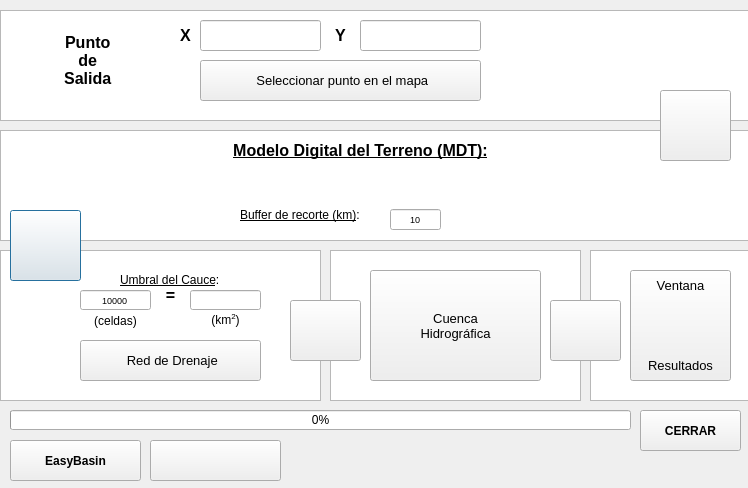
<?xml version="1.0" encoding="UTF-8"?>
<ui version="4.0">
 <class>BaseDialog</class>
 <widget class="QDialog" name="BaseDialog">
  <property name="geometry">
   <rect>
    <x>0</x>
    <y>0</y>
    <width>748</width>
    <height>488</height>
   </rect>
  </property>
  <property name="focusPolicy">
   <enum>Qt::NoFocus</enum>
  </property>
  <property name="contextMenuPolicy">
   <enum>Qt::DefaultContextMenu</enum>
  </property>
  <property name="windowTitle">
   <string>EasyBasin</string>
  </property>
  <property name="windowIcon">
   <iconset resource="resources.qrc">
    <normaloff>:/imgBase/icon.png</normaloff>:/imgBase/icon.png</iconset>
  </property>
  <property name="styleSheet">
   <string notr="true"/>
  </property>
  <widget class="QPushButton" name="pushButtonAvance2">
   <property name="geometry">
    <rect>
     <x>10</x>
     <y>210</y>
     <width>71</width>
     <height>71</height>
    </rect>
   </property>
   <property name="font">
    <font>
     <weight>50</weight>
     <bold>false</bold>
    </font>
   </property>
   <property name="icon">
    <iconset resource="resources.qrc">
     <normaloff>:/imgBase/images/avance.png</normaloff>:/imgBase/images/avance.png</iconset>
   </property>
   <property name="iconSize">
    <size>
     <width>50</width>
     <height>50</height>
    </size>
   </property>
  </widget>
  <widget class="QgsFileWidget" name="inputRaster">
   <property name="geometry">
    <rect>
     <x>180</x>
     <y>170</y>
     <width>381</width>
     <height>31</height>
    </rect>
   </property>
  </widget>
  <widget class="QLabel" name="labelMDT">
   <property name="geometry">
    <rect>
     <x>60</x>
     <y>130</y>
     <width>601</width>
     <height>41</height>
    </rect>
   </property>
   <property name="text">
    <string>&lt;html&gt;&lt;head/&gt;&lt;body&gt;&lt;p align=&quot;center&quot;&gt;&lt;span style=&quot; font-size:12pt; font-weight:600; text-decoration: underline;&quot;&gt;Modelo Digital del Terreno (MDT):&lt;/span&gt;&lt;/p&gt;&lt;/body&gt;&lt;/html&gt;</string>
   </property>
   <property name="textFormat">
    <enum>Qt::RichText</enum>
   </property>
   <property name="scaledContents">
    <bool>true</bool>
   </property>
  </widget>
  <widget class="QLineEdit" name="lineEditX">
   <property name="geometry">
    <rect>
     <x>200</x>
     <y>20</y>
     <width>121</width>
     <height>31</height>
    </rect>
   </property>
   <property name="alignment">
    <set>Qt::AlignCenter</set>
   </property>
  </widget>
  <widget class="QLineEdit" name="lineEditY">
   <property name="geometry">
    <rect>
     <x>360</x>
     <y>20</y>
     <width>121</width>
     <height>31</height>
    </rect>
   </property>
   <property name="alignment">
    <set>Qt::AlignCenter</set>
   </property>
  </widget>
  <widget class="QLabel" name="labelX">
   <property name="geometry">
    <rect>
     <x>170</x>
     <y>20</y>
     <width>31</width>
     <height>31</height>
    </rect>
   </property>
   <property name="text">
    <string>&lt;html&gt;&lt;head/&gt;&lt;body&gt;&lt;p align=&quot;center&quot;&gt;&lt;span style=&quot; font-size:12pt; font-weight:600;&quot;&gt;X&lt;/span&gt;&lt;/p&gt;&lt;/body&gt;&lt;/html&gt;</string>
   </property>
  </widget>
  <widget class="QLabel" name="labelY">
   <property name="geometry">
    <rect>
     <x>320</x>
     <y>20</y>
     <width>41</width>
     <height>31</height>
    </rect>
   </property>
   <property name="text">
    <string>&lt;html&gt;&lt;head/&gt;&lt;body&gt;&lt;p align=&quot;center&quot;&gt;&lt;span style=&quot; font-size:12pt; font-weight:600;&quot;&gt;Y&lt;/span&gt;&lt;/p&gt;&lt;/body&gt;&lt;/html&gt;</string>
   </property>
  </widget>
  <widget class="QPushButton" name="pushButtonAvance1">
   <property name="geometry">
    <rect>
     <x>660</x>
     <y>90</y>
     <width>71</width>
     <height>71</height>
    </rect>
   </property>
   <property name="font">
    <font>
     <weight>50</weight>
     <bold>false</bold>
    </font>
   </property>
   <property name="icon">
    <iconset resource="resources.qrc">
     <normaloff>:/imgBase/images/avance.png</normaloff>:/imgBase/images/avance.png</iconset>
   </property>
   <property name="iconSize">
    <size>
     <width>50</width>
     <height>50</height>
    </size>
   </property>
  </widget>
  <widget class="QPushButton" name="pushButtonStreams">
   <property name="geometry">
    <rect>
     <x>80</x>
     <y>340</y>
     <width>181</width>
     <height>41</height>
    </rect>
   </property>
   <property name="font">
    <font>
     <family>MS Shell Dlg 2</family>
     <pointsize>10</pointsize>
     <weight>9</weight>
     <italic>false</italic>
     <bold>false</bold>
    </font>
   </property>
   <property name="styleSheet">
    <string notr="true">font: 75 10pt &quot;MS Shell Dlg 2&quot;;
</string>
   </property>
   <property name="text">
    <string>	Red de Drenaje</string>
   </property>
   <property name="icon">
    <iconset resource="resources.qrc">
     <normaloff>:/imgBase/images/stream.png</normaloff>:/imgBase/images/stream.png</iconset>
   </property>
   <property name="iconSize">
    <size>
     <width>25</width>
     <height>25</height>
    </size>
   </property>
  </widget>
  <widget class="QPushButton" name="pushButtonOutlet">
   <property name="geometry">
    <rect>
     <x>200</x>
     <y>60</y>
     <width>281</width>
     <height>41</height>
    </rect>
   </property>
   <property name="font">
    <font>
     <family>MS Shell Dlg 2</family>
     <pointsize>10</pointsize>
     <weight>9</weight>
     <italic>false</italic>
     <bold>false</bold>
    </font>
   </property>
   <property name="styleSheet">
    <string notr="true">font: 75 10pt &quot;MS Shell Dlg 2&quot;;
</string>
   </property>
   <property name="text">
    <string>	Seleccionar punto en el mapa</string>
   </property>
   <property name="icon">
    <iconset resource="resources.qrc">
     <normaloff>:/imgBase/images/location.png</normaloff>:/imgBase/images/location.png</iconset>
   </property>
   <property name="iconSize">
    <size>
     <width>25</width>
     <height>25</height>
    </size>
   </property>
   <property name="checkable">
    <bool>false</bool>
   </property>
  </widget>
  <widget class="QPushButton" name="pushButtonBasin">
   <property name="geometry">
    <rect>
     <x>370</x>
     <y>270</y>
     <width>171</width>
     <height>111</height>
    </rect>
   </property>
   <property name="font">
    <font>
     <family>MS Shell Dlg 2</family>
     <pointsize>10</pointsize>
     <weight>9</weight>
     <italic>false</italic>
     <bold>false</bold>
    </font>
   </property>
   <property name="styleSheet">
    <string notr="true">font: 75 10pt &quot;MS Shell Dlg 2&quot;;
</string>
   </property>
   <property name="text">
    <string>Cuenca 
Hidrográfica</string>
   </property>
   <property name="icon">
    <iconset resource="resources.qrc">
     <normaloff>:/imgBase/icon.png</normaloff>:/imgBase/icon.png</iconset>
   </property>
   <property name="iconSize">
    <size>
     <width>40</width>
     <height>40</height>
    </size>
   </property>
  </widget>
  <widget class="QPushButton" name="pushButton">
   <property name="geometry">
    <rect>
     <x>640</x>
     <y>410</y>
     <width>101</width>
     <height>41</height>
    </rect>
   </property>
   <property name="font">
    <font>
     <weight>75</weight>
     <bold>true</bold>
    </font>
   </property>
   <property name="text">
    <string>CERRAR</string>
   </property>
   <property name="icon">
    <iconset resource="resources.qrc">
     <normaloff>:/imgBase/images/close.png</normaloff>:/imgBase/images/close.png</iconset>
   </property>
   <property name="iconSize">
    <size>
     <width>25</width>
     <height>25</height>
    </size>
   </property>
  </widget>
  <widget class="QProgressBar" name="progressBar">
   <property name="geometry">
    <rect>
     <x>10</x>
     <y>410</y>
     <width>621</width>
     <height>20</height>
    </rect>
   </property>
   <property name="value">
    <number>0</number>
   </property>
  </widget>
  <widget class="QLineEdit" name="lineEditStreams_cells">
   <property name="geometry">
    <rect>
     <x>80</x>
     <y>290</y>
     <width>71</width>
     <height>20</height>
    </rect>
   </property>
   <property name="font">
    <font>
     <pointsize>7</pointsize>
    </font>
   </property>
   <property name="text">
    <string>10000</string>
   </property>
   <property name="alignment">
    <set>Qt::AlignCenter</set>
   </property>
  </widget>
  <widget class="QLabel" name="labelStream">
   <property name="geometry">
    <rect>
     <x>120</x>
     <y>270</y>
     <width>151</width>
     <height>21</height>
    </rect>
   </property>
   <property name="text">
    <string>&lt;html&gt;&lt;head/&gt;&lt;body&gt;&lt;p&gt;&lt;span style=&quot; text-decoration: underline;&quot;&gt;Umbral del Cauce&lt;/span&gt;:&lt;/p&gt;&lt;/body&gt;&lt;/html&gt;</string>
   </property>
   <property name="scaledContents">
    <bool>true</bool>
   </property>
  </widget>
  <widget class="QLabel" name="labelBar">
   <property name="geometry">
    <rect>
     <x>320</x>
     <y>430</y>
     <width>301</width>
     <height>20</height>
    </rect>
   </property>
   <property name="text">
    <string/>
   </property>
   <property name="alignment">
    <set>Qt::AlignRight|Qt::AlignTrailing|Qt::AlignVCenter</set>
   </property>
  </widget>
  <widget class="QLabel" name="labelAjustes">
   <property name="geometry">
    <rect>
     <x>150</x>
     <y>280</y>
     <width>41</width>
     <height>31</height>
    </rect>
   </property>
   <property name="text">
    <string>&lt;html&gt;&lt;head/&gt;&lt;body&gt;&lt;p align=&quot;center&quot;&gt;&lt;span style=&quot; font-size:12pt; font-weight:600;&quot;&gt;=&lt;/span&gt;&lt;/p&gt;&lt;/body&gt;&lt;/html&gt;</string>
   </property>
   <property name="textFormat">
    <enum>Qt::RichText</enum>
   </property>
   <property name="scaledContents">
    <bool>false</bool>
   </property>
  </widget>
  <widget class="QGraphicsView" name="graphicsView">
   <property name="geometry">
    <rect>
     <x>0</x>
     <y>10</y>
     <width>751</width>
     <height>111</height>
    </rect>
   </property>
  </widget>
  <widget class="QgsProjectionSelectionWidget" name="mQgsProjection_PUNTO">
   <property name="geometry">
    <rect>
     <x>500</x>
     <y>19</y>
     <width>231</width>
     <height>31</height>
    </rect>
   </property>
  </widget>
  <widget class="QPushButton" name="pushButton_info">
   <property name="geometry">
    <rect>
     <x>10</x>
     <y>440</y>
     <width>131</width>
     <height>41</height>
    </rect>
   </property>
   <property name="font">
    <font>
     <weight>75</weight>
     <bold>true</bold>
    </font>
   </property>
   <property name="text">
    <string>EasyBasin</string>
   </property>
   <property name="icon">
    <iconset resource="resources.qrc">
     <normaloff>:/imgBase/images/info.png</normaloff>:/imgBase/images/info.png</iconset>
   </property>
  </widget>
  <widget class="QGraphicsView" name="graphicsView_2">
   <property name="geometry">
    <rect>
     <x>0</x>
     <y>130</y>
     <width>751</width>
     <height>111</height>
    </rect>
   </property>
  </widget>
  <widget class="QGraphicsView" name="graphicsView_3">
   <property name="geometry">
    <rect>
     <x>0</x>
     <y>250</y>
     <width>321</width>
     <height>151</height>
    </rect>
   </property>
  </widget>
  <widget class="QPushButton" name="pushButton_coffee">
   <property name="geometry">
    <rect>
     <x>150</x>
     <y>440</y>
     <width>131</width>
     <height>41</height>
    </rect>
   </property>
   <property name="text">
    <string/>
   </property>
   <property name="icon">
    <iconset resource="../../../../../../../../../../../../POSDOC/PROGRAMACION/MapSWAT_v3/ui.resources/resources.qrc">
     <normaloff>:/imgMapSWAT/images/coffee.png</normaloff>:/imgMapSWAT/images/coffee.png</iconset>
   </property>
   <property name="iconSize">
    <size>
     <width>100</width>
     <height>30</height>
    </size>
   </property>
  </widget>
  <widget class="QLineEdit" name="lineEditMDT">
   <property name="geometry">
    <rect>
     <x>390</x>
     <y>209</y>
     <width>51</width>
     <height>21</height>
    </rect>
   </property>
   <property name="font">
    <font>
     <pointsize>7</pointsize>
    </font>
   </property>
   <property name="toolTip">
    <string>&lt;html&gt;&lt;head/&gt;&lt;body&gt;&lt;p&gt;Cuadro de recorte generado a partir del punto de salida.&lt;/p&gt;&lt;/body&gt;&lt;/html&gt;</string>
   </property>
   <property name="text">
    <string>10</string>
   </property>
   <property name="alignment">
    <set>Qt::AlignCenter</set>
   </property>
  </widget>
  <widget class="QLabel" name="labelBuffer">
   <property name="geometry">
    <rect>
     <x>240</x>
     <y>200</y>
     <width>161</width>
     <height>31</height>
    </rect>
   </property>
   <property name="text">
    <string>&lt;html&gt;&lt;head/&gt;&lt;body&gt;&lt;p&gt;&lt;span style=&quot; text-decoration: underline;&quot;&gt;Buffer de recorte (km)&lt;/span&gt;:&lt;/p&gt;&lt;/body&gt;&lt;/html&gt;</string>
   </property>
   <property name="scaledContents">
    <bool>true</bool>
   </property>
  </widget>
  <widget class="QLineEdit" name="lineEditStreams_area">
   <property name="geometry">
    <rect>
     <x>190</x>
     <y>290</y>
     <width>71</width>
     <height>20</height>
    </rect>
   </property>
   <property name="font">
    <font>
     <pointsize>7</pointsize>
    </font>
   </property>
   <property name="text">
    <string/>
   </property>
   <property name="alignment">
    <set>Qt::AlignCenter</set>
   </property>
  </widget>
  <widget class="QLabel" name="labelStream_2">
   <property name="geometry">
    <rect>
     <x>80</x>
     <y>310</y>
     <width>71</width>
     <height>21</height>
    </rect>
   </property>
   <property name="text">
    <string>(celdas)</string>
   </property>
   <property name="textFormat">
    <enum>Qt::AutoText</enum>
   </property>
   <property name="scaledContents">
    <bool>true</bool>
   </property>
   <property name="alignment">
    <set>Qt::AlignCenter</set>
   </property>
  </widget>
  <widget class="QLabel" name="labelStream_3">
   <property name="geometry">
    <rect>
     <x>190</x>
     <y>310</y>
     <width>71</width>
     <height>21</height>
    </rect>
   </property>
   <property name="text">
    <string>&lt;html&gt;&lt;head/&gt;&lt;body&gt;&lt;p&gt;(km&lt;span style=&quot; vertical-align:super;&quot;&gt;2&lt;/span&gt;)&lt;/p&gt;&lt;/body&gt;&lt;/html&gt;</string>
   </property>
   <property name="scaledContents">
    <bool>true</bool>
   </property>
   <property name="alignment">
    <set>Qt::AlignCenter</set>
   </property>
  </widget>
  <widget class="QPushButton" name="pushButtonAvance3">
   <property name="geometry">
    <rect>
     <x>290</x>
     <y>300</y>
     <width>71</width>
     <height>61</height>
    </rect>
   </property>
   <property name="font">
    <font>
     <weight>50</weight>
     <bold>false</bold>
    </font>
   </property>
   <property name="icon">
    <iconset resource="resources.qrc">
     <normaloff>:/imgBase/images/avance2.png</normaloff>:/imgBase/images/avance2.png</iconset>
   </property>
   <property name="iconSize">
    <size>
     <width>50</width>
     <height>50</height>
    </size>
   </property>
  </widget>
  <widget class="QLabel" name="labelCheck">
   <property name="geometry">
    <rect>
     <x>480</x>
     <y>60</y>
     <width>31</width>
     <height>41</height>
    </rect>
   </property>
   <property name="font">
    <font>
     <pointsize>10</pointsize>
     <weight>75</weight>
     <italic>false</italic>
     <bold>true</bold>
     <underline>false</underline>
    </font>
   </property>
   <property name="styleSheet">
    <string notr="true">color: rgb(0, 170, 0);</string>
   </property>
   <property name="text">
    <string>&lt;html&gt;&lt;head/&gt;&lt;body&gt;&lt;p align=&quot;center&quot;&gt;&lt;br/&gt;&lt;/p&gt;&lt;/body&gt;&lt;/html&gt;</string>
   </property>
   <property name="textFormat">
    <enum>Qt::RichText</enum>
   </property>
   <property name="alignment">
    <set>Qt::AlignCenter</set>
   </property>
  </widget>
  <widget class="QLabel" name="labelCheck2">
   <property name="geometry">
    <rect>
     <x>50</x>
     <y>340</y>
     <width>31</width>
     <height>41</height>
    </rect>
   </property>
   <property name="font">
    <font>
     <pointsize>10</pointsize>
     <weight>75</weight>
     <italic>false</italic>
     <bold>true</bold>
     <underline>false</underline>
    </font>
   </property>
   <property name="styleSheet">
    <string notr="true">color: rgb(0, 170, 0);</string>
   </property>
   <property name="text">
    <string>&lt;html&gt;&lt;head/&gt;&lt;body&gt;&lt;p align=&quot;center&quot;&gt;&lt;br/&gt;&lt;/p&gt;&lt;/body&gt;&lt;/html&gt;</string>
   </property>
   <property name="textFormat">
    <enum>Qt::RichText</enum>
   </property>
   <property name="alignment">
    <set>Qt::AlignCenter</set>
   </property>
  </widget>
  <widget class="QGraphicsView" name="graphicsView_4">
   <property name="geometry">
    <rect>
     <x>330</x>
     <y>250</y>
     <width>251</width>
     <height>151</height>
    </rect>
   </property>
  </widget>
  <widget class="QPushButton" name="pushButton_labelPath">
   <property name="geometry">
    <rect>
     <x>550</x>
     <y>460</y>
     <width>191</width>
     <height>20</height>
    </rect>
   </property>
   <property name="font">
    <font>
     <weight>75</weight>
     <bold>true</bold>
     <kerning>true</kerning>
    </font>
   </property>
   <property name="focusPolicy">
    <enum>Qt::StrongFocus</enum>
   </property>
   <property name="layoutDirection">
    <enum>Qt::LeftToRight</enum>
   </property>
   <property name="styleSheet">
    <string notr="true">QPushButton {
	color: rgb(0, 0, 255);
}
</string>
   </property>
   <property name="autoDefault">
    <bool>false</bool>
   </property>
   <property name="flat">
    <bool>true</bool>
   </property>
  </widget>
  <widget class="QPushButton" name="labelAforo">
   <property name="geometry">
    <rect>
     <x>0</x>
     <y>10</y>
     <width>171</width>
     <height>101</height>
    </rect>
   </property>
   <property name="font">
    <font>
     <pointsize>12</pointsize>
     <weight>75</weight>
     <bold>true</bold>
     <underline>false</underline>
    </font>
   </property>
   <property name="text">
    <string>	Punto 	
	de 	
	Salida</string>
   </property>
   <property name="icon">
    <iconset resource="resources.qrc">
     <normaloff>:/imgBase/images/pin.png</normaloff>:/imgBase/images/pin.png</iconset>
   </property>
   <property name="iconSize">
    <size>
     <width>50</width>
     <height>50</height>
    </size>
   </property>
   <property name="checkable">
    <bool>false</bool>
   </property>
   <property name="autoDefault">
    <bool>false</bool>
   </property>
   <property name="flat">
    <bool>true</bool>
   </property>
  </widget>
  <widget class="QLabel" name="labelCheck_coffee">
   <property name="geometry">
    <rect>
     <x>270</x>
     <y>440</y>
     <width>151</width>
     <height>41</height>
    </rect>
   </property>
   <property name="font">
    <font>
     <pointsize>10</pointsize>
     <weight>75</weight>
     <italic>false</italic>
     <bold>true</bold>
     <underline>false</underline>
    </font>
   </property>
   <property name="styleSheet">
    <string notr="true">color: rgb(0, 170, 127);</string>
   </property>
   <property name="text">
    <string>&lt;html&gt;&lt;head/&gt;&lt;body&gt;&lt;p&gt;&lt;span style=&quot; font-weight:400;&quot;&gt;&lt;br/&gt;&lt;/span&gt;&lt;/p&gt;&lt;/body&gt;&lt;/html&gt;</string>
   </property>
   <property name="textFormat">
    <enum>Qt::RichText</enum>
   </property>
   <property name="alignment">
    <set>Qt::AlignCenter</set>
   </property>
  </widget>
  <widget class="QPushButton" name="pushButtonResultados">
   <property name="geometry">
    <rect>
     <x>630</x>
     <y>270</y>
     <width>101</width>
     <height>111</height>
    </rect>
   </property>
   <property name="font">
    <font>
     <weight>50</weight>
     <bold>false</bold>
    </font>
   </property>
   <property name="icon">
    <iconset resource="resources.qrc">
     <normaloff>:/imgBase/images/results.png</normaloff>:/imgBase/images/results.png</iconset>
   </property>
   <property name="iconSize">
    <size>
     <width>50</width>
     <height>50</height>
    </size>
   </property>
  </widget>
  <widget class="QLabel" name="labelResultados">
   <property name="geometry">
    <rect>
     <x>630</x>
     <y>350</y>
     <width>101</width>
     <height>31</height>
    </rect>
   </property>
   <property name="font">
    <font>
     <pointsize>10</pointsize>
    </font>
   </property>
   <property name="layoutDirection">
    <enum>Qt::LeftToRight</enum>
   </property>
   <property name="autoFillBackground">
    <bool>false</bool>
   </property>
   <property name="frameShape">
    <enum>QFrame::NoFrame</enum>
   </property>
   <property name="lineWidth">
    <number>1</number>
   </property>
   <property name="text">
    <string>Resultados</string>
   </property>
   <property name="textFormat">
    <enum>Qt::MarkdownText</enum>
   </property>
   <property name="scaledContents">
    <bool>true</bool>
   </property>
   <property name="alignment">
    <set>Qt::AlignCenter</set>
   </property>
   <property name="textInteractionFlags">
    <set>Qt::NoTextInteraction</set>
   </property>
  </widget>
  <widget class="QGraphicsView" name="graphicsView_5">
   <property name="geometry">
    <rect>
     <x>590</x>
     <y>250</y>
     <width>161</width>
     <height>151</height>
    </rect>
   </property>
  </widget>
  <widget class="QPushButton" name="pushButtonAvance4">
   <property name="geometry">
    <rect>
     <x>550</x>
     <y>300</y>
     <width>71</width>
     <height>61</height>
    </rect>
   </property>
   <property name="font">
    <font>
     <weight>50</weight>
     <bold>false</bold>
    </font>
   </property>
   <property name="icon">
    <iconset resource="resources.qrc">
     <normaloff>:/imgBase/images/avance2.png</normaloff>:/imgBase/images/avance2.png</iconset>
   </property>
   <property name="iconSize">
    <size>
     <width>50</width>
     <height>50</height>
    </size>
   </property>
  </widget>
  <widget class="QLabel" name="labelResultados_2">
   <property name="geometry">
    <rect>
     <x>630</x>
     <y>270</y>
     <width>101</width>
     <height>31</height>
    </rect>
   </property>
   <property name="font">
    <font>
     <pointsize>10</pointsize>
    </font>
   </property>
   <property name="layoutDirection">
    <enum>Qt::LeftToRight</enum>
   </property>
   <property name="autoFillBackground">
    <bool>false</bool>
   </property>
   <property name="frameShape">
    <enum>QFrame::NoFrame</enum>
   </property>
   <property name="lineWidth">
    <number>1</number>
   </property>
   <property name="text">
    <string>Ventana</string>
   </property>
   <property name="textFormat">
    <enum>Qt::MarkdownText</enum>
   </property>
   <property name="scaledContents">
    <bool>true</bool>
   </property>
   <property name="alignment">
    <set>Qt::AlignCenter</set>
   </property>
   <property name="textInteractionFlags">
    <set>Qt::NoTextInteraction</set>
   </property>
  </widget>
  <zorder>graphicsView_5</zorder>
  <zorder>graphicsView_4</zorder>
  <zorder>graphicsView</zorder>
  <zorder>graphicsView_3</zorder>
  <zorder>graphicsView_2</zorder>
  <zorder>labelAjustes</zorder>
  <zorder>pushButtonAvance2</zorder>
  <zorder>inputRaster</zorder>
  <zorder>labelMDT</zorder>
  <zorder>lineEditX</zorder>
  <zorder>lineEditY</zorder>
  <zorder>labelX</zorder>
  <zorder>labelY</zorder>
  <zorder>pushButtonAvance1</zorder>
  <zorder>pushButtonStreams</zorder>
  <zorder>pushButtonOutlet</zorder>
  <zorder>pushButtonBasin</zorder>
  <zorder>pushButton</zorder>
  <zorder>progressBar</zorder>
  <zorder>lineEditStreams_cells</zorder>
  <zorder>labelStream</zorder>
  <zorder>labelBar</zorder>
  <zorder>mQgsProjection_PUNTO</zorder>
  <zorder>pushButton_info</zorder>
  <zorder>pushButton_coffee</zorder>
  <zorder>lineEditMDT</zorder>
  <zorder>labelBuffer</zorder>
  <zorder>lineEditStreams_area</zorder>
  <zorder>labelStream_2</zorder>
  <zorder>labelStream_3</zorder>
  <zorder>pushButtonAvance3</zorder>
  <zorder>labelCheck</zorder>
  <zorder>labelCheck2</zorder>
  <zorder>pushButton_labelPath</zorder>
  <zorder>labelAforo</zorder>
  <zorder>labelCheck_coffee</zorder>
  <zorder>pushButtonResultados</zorder>
  <zorder>labelResultados</zorder>
  <zorder>pushButtonAvance4</zorder>
  <zorder>labelResultados_2</zorder>
 </widget>
 <customwidgets>
  <customwidget>
   <class>QgsFileWidget</class>
   <extends>QWidget</extends>
   <header>qgsfilewidget.h</header>
  </customwidget>
  <customwidget>
   <class>QgsProjectionSelectionWidget</class>
   <extends>QWidget</extends>
   <header>qgsprojectionselectionwidget.h</header>
  </customwidget>
 </customwidgets>
 <resources>
  <include location="resources.qrc"/>
  <include location="../../../../../../../../../../../../POSDOC/PROGRAMACION/MapSWAT_v3/ui.resources/resources.qrc"/>
 </resources>
 <connections>
  <connection>
   <sender>pushButtonAvance2</sender>
   <signal>clicked()</signal>
   <receiver>BaseDialog</receiver>
   <slot>raster()</slot>
   <hints>
    <hint type="sourcelabel">
     <x>670</x>
     <y>225</y>
    </hint>
    <hint type="destinationlabel">
     <x>600</x>
     <y>145</y>
    </hint>
   </hints>
  </connection>
  <connection>
   <sender>pushButtonAvance1</sender>
   <signal>clicked()</signal>
   <receiver>BaseDialog</receiver>
   <slot>aforo()</slot>
   <hints>
    <hint type="sourcelabel">
     <x>670</x>
     <y>100</y>
    </hint>
    <hint type="destinationlabel">
     <x>570</x>
     <y>87</y>
    </hint>
   </hints>
  </connection>
  <connection>
   <sender>pushButtonStreams</sender>
   <signal>clicked()</signal>
   <receiver>BaseDialog</receiver>
   <slot>stream()</slot>
   <hints>
    <hint type="sourcelabel">
     <x>127</x>
     <y>330</y>
    </hint>
    <hint type="destinationlabel">
     <x>60</x>
     <y>183</y>
    </hint>
   </hints>
  </connection>
  <connection>
   <sender>pushButton</sender>
   <signal>clicked()</signal>
   <receiver>BaseDialog</receiver>
   <slot>RESET()</slot>
   <hints>
    <hint type="sourcelabel">
     <x>677</x>
     <y>416</y>
    </hint>
    <hint type="destinationlabel">
     <x>545</x>
     <y>276</y>
    </hint>
   </hints>
  </connection>
  <connection>
   <sender>pushButtonOutlet</sender>
   <signal>clicked()</signal>
   <receiver>BaseDialog</receiver>
   <slot>outlet()</slot>
   <hints>
    <hint type="sourcelabel">
     <x>324</x>
     <y>67</y>
    </hint>
    <hint type="destinationlabel">
     <x>430</x>
     <y>143</y>
    </hint>
   </hints>
  </connection>
  <connection>
   <sender>pushButtonBasin</sender>
   <signal>clicked()</signal>
   <receiver>BaseDialog</receiver>
   <slot>basin()</slot>
   <hints>
    <hint type="sourcelabel">
     <x>533</x>
     <y>283</y>
    </hint>
    <hint type="destinationlabel">
     <x>510</x>
     <y>206</y>
    </hint>
   </hints>
  </connection>
  <connection>
   <sender>pushButton_info</sender>
   <signal>clicked()</signal>
   <receiver>BaseDialog</receiver>
   <slot>info()</slot>
   <hints>
    <hint type="sourcelabel">
     <x>28</x>
     <y>450</y>
    </hint>
    <hint type="destinationlabel">
     <x>631</x>
     <y>337</y>
    </hint>
   </hints>
  </connection>
  <connection>
   <sender>lineEditStreams_area</sender>
   <signal>textChanged(QString)</signal>
   <receiver>BaseDialog</receiver>
   <slot>umbralCeldas()</slot>
   <hints>
    <hint type="sourcelabel">
     <x>251</x>
     <y>309</y>
    </hint>
    <hint type="destinationlabel">
     <x>295</x>
     <y>394</y>
    </hint>
   </hints>
  </connection>
  <connection>
   <sender>lineEditMDT</sender>
   <signal>textChanged(QString)</signal>
   <receiver>BaseDialog</receiver>
   <slot>buffer()</slot>
   <hints>
    <hint type="sourcelabel">
     <x>242</x>
     <y>197</y>
    </hint>
    <hint type="destinationlabel">
     <x>206</x>
     <y>127</y>
    </hint>
   </hints>
  </connection>
  <connection>
   <sender>pushButtonAvance3</sender>
   <signal>clicked()</signal>
   <receiver>BaseDialog</receiver>
   <slot>stream2()</slot>
   <hints>
    <hint type="sourcelabel">
     <x>341</x>
     <y>315</y>
    </hint>
    <hint type="destinationlabel">
     <x>367</x>
     <y>389</y>
    </hint>
   </hints>
  </connection>
  <connection>
   <sender>pushButton_labelPath</sender>
   <signal>clicked()</signal>
   <receiver>BaseDialog</receiver>
   <slot>Open()</slot>
   <hints>
    <hint type="sourcelabel">
     <x>573</x>
     <y>459</y>
    </hint>
    <hint type="destinationlabel">
     <x>480</x>
     <y>477</y>
    </hint>
   </hints>
  </connection>
  <connection>
   <sender>pushButton_coffee</sender>
   <signal>clicked()</signal>
   <receiver>BaseDialog</receiver>
   <slot>coffee()</slot>
   <hints>
    <hint type="sourcelabel">
     <x>245</x>
     <y>458</y>
    </hint>
    <hint type="destinationlabel">
     <x>265</x>
     <y>433</y>
    </hint>
   </hints>
  </connection>
  <connection>
   <sender>pushButtonResultados</sender>
   <signal>clicked()</signal>
   <receiver>BaseDialog</receiver>
   <slot>results()</slot>
   <hints>
    <hint type="sourcelabel">
     <x>696</x>
     <y>311</y>
    </hint>
    <hint type="destinationlabel">
     <x>711</x>
     <y>246</y>
    </hint>
   </hints>
  </connection>
 </connections>
 <slots>
  <slot>raster()</slot>
  <slot>aforo()</slot>
  <slot>stream()</slot>
  <slot>outlet()</slot>
  <slot>basin()</slot>
  <slot>RESET()</slot>
  <slot>save()</slot>
  <slot>results()</slot>
  <slot>info()</slot>
  <slot>umbral()</slot>
  <slot>umbralCeldas()</slot>
  <slot>buffer()</slot>
  <slot>stream2()</slot>
  <slot>Open()</slot>
  <slot>coffee()</slot>
 </slots>
</ui>
